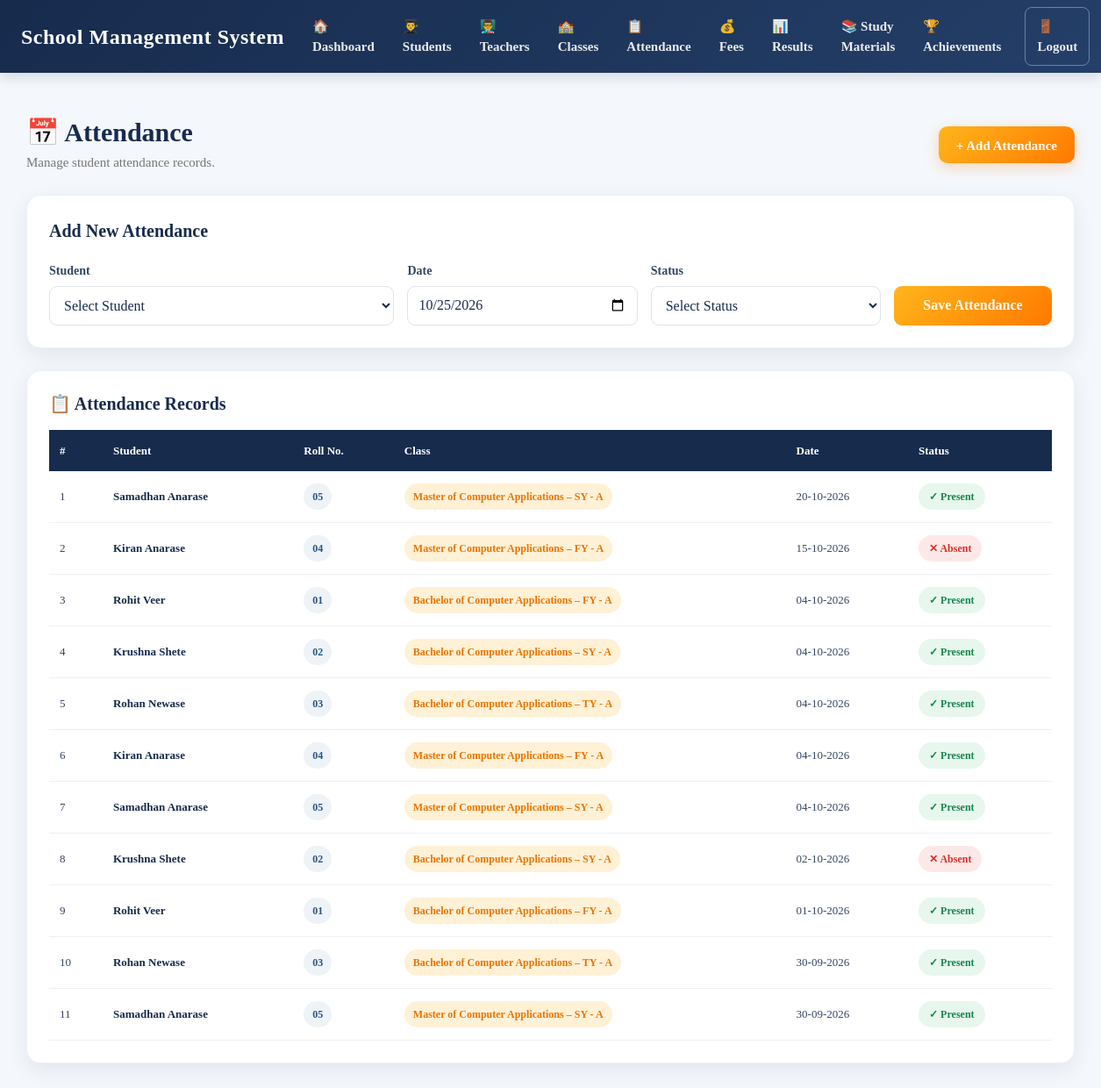
The app's page /attendance/ (signed in) with its own data.
### school/models.py (models this page shows, shortened)
class Attendance(models.Model):
    student = models.ForeignKey(
        Student,
        on_delete=models.CASCADE
    )
    date = models.DateField()
    status = models.CharField(
        max_length=10,
        choices=[
            ('Present', 'Present'),
            ('Absent', 'Absent')
        ]
    )
    class Meta:
        constraints = [
            models.UniqueConstraint(
                fields=['student', 'date'],
                name='unique_student_attendance'
            )
        ]

class Student(models.Model):
    user = models.OneToOneField(
        User,
        on_delete=models.CASCADE,
        null=True,
        blank=True,
        related_name='student_profile'
    )
    name = models.CharField(
        max_length=100
    )
    roll_no = models.CharField(
        max_length=20,
        unique=True
    )
    email = models.EmailField(
        blank=True
    )
    phone = models.CharField(
        max_length=15,
        blank=True
    )
    school_class = models.ForeignKey(
        SchoolClass,
        on_delete=models.PROTECT
    )
    admission_date = models.DateField(
        auto_now_add=True
    )

class SchoolClass(models.Model):
    name = models.CharField(max_length=50)
    section = models.CharField(
        max_length=10,
        default='A'
    )
    def __str__(self):
        return f"{self.name} - {self.section}"

### school/views.py (the view, shortened to what this page needs)
@login_required
def attendance_list(request):
    records = (
        Attendance.objects
        .select_related(
            'student',
            'student__school_class'
        )
        .order_by(
            '-date',
            'student__roll_no'
        )
    )
    students = (
        Student.objects
        .select_related('school_class')
        .order_by('roll_no')
    )
    return render(
        request,
        'attendance.html',
        {
            'students': students,
            'records': records,
            'today': timezone.localdate()
        }
    )

### school/templates/attendance.html (shortened to what this page needs)
{% extends 'base.html' %}
{% load static %}
{% block content %}
<link rel="stylesheet" href="{% static 'style.css' %}">
<div class="attendance-page">
    <div class="page-header">
        <div class="page-title">
            <h2>📅 Attendance</h2>
            <p>
                Manage student attendance records.
            </p>
        </div>
        <a href="#attendance-form" class="add-btn">
            + Add Attendance
        </a>
    </div>
    <div class="attendance-form-card" id="attendance-form">
        <div class="form-title">
            Add New Attendance
        </div>
        <form method="POST">
            <div class="attendance-form">
                <div class="form-group">
                    <label>
                        Student
                    </label>
                    <select
                        name="student"
                        required>
                        <option value="">
                            Select Student
                        </option>
                    </select>
                </div>
                <div class="form-group">
                    <label>
                        Date
                    </label>
                    <input
                        type="date"
                        name="date"
                        value="{{ today|date:'Y-m-d' }}"
                        required>
                </div>
                <div class="form-group">
                    <label>
                        Status
                    </label>
                    <select
                        name="status"
                        required>
                        <option value="">
                            Select Status
                        </option>
                    </select>
                </div>
                <button
                    type="submit"
                    class="save-btn">
                    Save Attendance
                </button>
            </div>
        </form>
    </div>
    <div class="records-card">
        <h5 class="table-title">
            📋 Attendance Records
        </h5>
        <div class="table-responsive">
            <table class="attendance-table">
                <thead>
                    <tr>
                        <th>#</th>
                        <th>Student</th>
                        <th>Roll No.</th>
                        <th>Class</th>
                        <th>Date</th>
                        <th>Status</th>
                    </tr>
                </thead>
                <tbody>
                    {% for record in records %}
                    <tr>
                        <td>
                            {{ forloop.counter }}
                        </td>
                        <td>
                            <span class="student-name">
                                {{ record.student.name }}
                            </span>
                        </td>
                        <td>
                            <span class="roll-badge">
                                {{ record.student.roll_no }}
                            </span>
                        </td>
                        <td>
                            <span class="class-badge">
                                {{ record.student.school_class }}
                            </span>
                        </td>
                        <td>
                            {{ record.date|date:"d-m-Y" }}
                        </td>
                        <td>
                            {% if record.status == "Present" %}
                            <span class="status-badge present">
                                ✓ Present
                            </span>
                            {% else %}
                            <span class="status-badge absent">
                                ✕ Absent
                            </span>
                            {% endif %}
                        </td>
                    </tr>
                    {% endfor %}
                </tbody>
            </table>
        </div>
    </div>
</div>
{% endblock %}

### school/static/style.css (style rules this page uses)
* { box-sizing: border-box; }
html { scroll-behavior: smooth; }
body { margin: 0; padding: 0; background: #f4f7fb; color: #172b4d; font-family: Constantia, "Times New Roman", Georgia, serif; }
a { text-decoration: none; }
.page-header { width: 100%; display: flex; justify-content: space-between; align-items: center; margin-bottom: 28px; }
.page-title h2 { margin: 0; color: #172b4d; font-size: 30px; font-weight: 700; }
.page-title p { margin: 6px 0 0; color: #68758a; font-size: 15px; }
.add-btn { display: inline-flex; align-items: center; justify-content: center; min-width: 125px; height: 42px; padding: 0 18px; background: #087cf5; color: white !important; border: none; border-radius: 7px; font-family: Constantia, "Times New Roman", Georgia, serif; font-size: 15px; font-weight: 700; text-decoration: none !important; cursor: pointer; box-shadow: 0 3px 8px rgba(8, 124, 245, 0.20); transition: 0.2s ease; }
.table-responsive { width: 100%; overflow-x: auto; }
.class-badge { display: inline-block; padding: 5px 9px; background: #e8f1ff; color: #245895; border-radius: 6px; font-size: 13px; font-weight: 700; }

### school/templates/base.html (style rules this page uses)
* { box-sizing: border-box; }
body { margin: 0; padding: 0; background: #f4f7fb; font-family: Constantia, Georgia, "Times New Roman", serif; color: #172b4d; }

### school/templates/attendance.html (style rules this page uses)
.attendance-page { max-width: 1450px; margin: 0 auto; padding: 25px 10px 40px; }
.page-header { display: flex; justify-content: space-between; align-items: center; margin-bottom: 25px; gap: 20px; }
.page-title h2 { margin: 0; color: #172b4d; font-family: Constantia, "Times New Roman", serif; font-weight: 700; }
.page-title p { margin: 5px 0 0; color: #777; }
.add-btn { display: inline-block; text-decoration: none; background: linear-gradient(135deg, #ffb51b, #ff7900); color: white; padding: 11px 20px; border-radius: 10px; font-weight: 700; border: none; cursor: pointer; box-shadow: 0 5px 15px rgba(255, 121, 0, .25); transition: .2s ease; }
.attendance-form-card { background: white; border-radius: 16px; padding: 25px; margin-bottom: 25px; box-shadow: 0 8px 25px rgba(23, 43, 77, .08); border: 1px solid #edf0f5; }
.form-title { color: #172b4d; font-family: Constantia, "Times New Roman", serif; font-size: 20px; font-weight: 700; margin-bottom: 20px; }
.attendance-form { display: grid; grid-template-columns: 1.5fr 1fr 1fr 180px; gap: 15px; align-items: end; }
.form-group label { display: block; margin-bottom: 7px; font-size: 14px; font-weight: 600; color: #344563; }
.form-group select, .form-group input { width: 100%; height: 45px; border: 1px solid #dfe3e8; border-radius: 9px; padding: 0 12px; font-family: Constantia, "Times New Roman", Georgia, serif; color: #172b4d; background: white; outline: none; }
.save-btn { height: 45px; border: none; border-radius: 9px; background: linear-gradient(135deg, #ffb51b, #ff7900); color: white; font-weight: 700; cursor: pointer; transition: .2s ease; }
.records-card { background: white; border-radius: 16px; padding: 25px; box-shadow: 0 8px 25px rgba(23, 43, 77, .08); border: 1px solid #edf0f5; overflow-x: auto; }
.table-title { color: #172b4d; font-family: Constantia, "Times New Roman", serif; font-weight: 700; margin-bottom: 18px; }
.attendance-table { width: 100%; border-collapse: collapse; }
.attendance-table th { background: #172b4d; color: white; padding: 14px 12px; text-align: left; font-size: 13px; font-weight: 600; white-space: nowrap; }
.attendance-table td { padding: 14px 12px; border-bottom: 1px solid #edf0f5; font-size: 13px; color: #344563; vertical-align: middle; }
.student-name { font-weight: 700; color: #172b4d; }
.roll-badge { display: inline-block; padding: 6px 10px; border-radius: 20px; background: #eef3f8; color: #285486; font-size: 12px; font-weight: 700; }
.class-badge { display: inline-block; padding: 6px 10px; border-radius: 20px; background: #fff1d6; color: #e87500; font-size: 12px; font-weight: 700; }
.status-badge { display: inline-block; padding: 6px 12px; border-radius: 20px; font-size: 12px; font-weight: 700; }
.present { background: #e7f7ee; color: #18864b; }
.absent { background: #fde8e8; color: #d93025; }

### records on screen
Attendance: student.name "Samadhan Anarase", student.roll_no "05", student.school_class "Master of Computer Applications – SY - A", date "20-10-2026", status "✓ Present"
Attendance: student.name "Kiran Anarase", student.roll_no "04", student.school_class "Master of Computer Applications – FY - A", date "15-10-2026", status "✕ Absent"
Attendance: student.name "Rohit Veer", student.roll_no "01", student.school_class "Bachelor of Computer Applications – FY - A", date "04-10-2026", status "✓ Present"
Attendance: student.name "Krushna Shete", student.roll_no "02", student.school_class "Bachelor of Computer Applications – SY - A", date "04-10-2026", status "✓ Present"
Attendance: student.name "Rohan Newase", student.roll_no "03", student.school_class "Bachelor of Computer Applications – TY - A", date "04-10-2026", status "✓ Present"
Attendance: student.name "Kiran Anarase", student.roll_no "04", student.school_class "Master of Computer Applications – FY - A", date "04-10-2026", status "✓ Present"
Attendance: student.name "Samadhan Anarase", student.roll_no "05", student.school_class "Master of Computer Applications – SY - A", date "04-10-2026", status "✓ Present"
Attendance: student.name "Krushna Shete", student.roll_no "02", student.school_class "Bachelor of Computer Applications – SY - A", date "02-10-2026", status "✕ Absent"
Attendance: student.name "Rohit Veer", student.roll_no "01", student.school_class "Bachelor of Computer Applications – FY - A", date "01-10-2026", status "✓ Present"
Attendance: student.name "Rohan Newase", student.roll_no "03", student.school_class "Bachelor of Computer Applications – TY - A", date "30-09-2026", status "✓ Present"
Attendance: student.name "Samadhan Anarase", student.roll_no "05", student.school_class "Master of Computer Applications – SY - A", date "30-09-2026", status "✓ Present"
